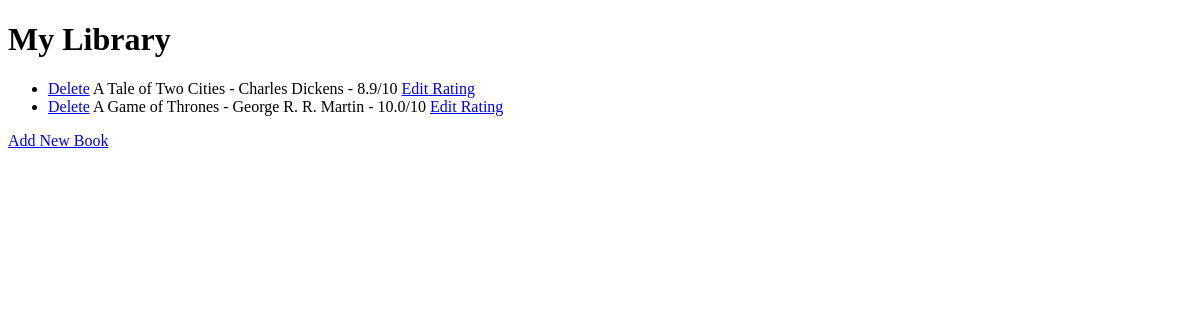
The app's page /, older data.
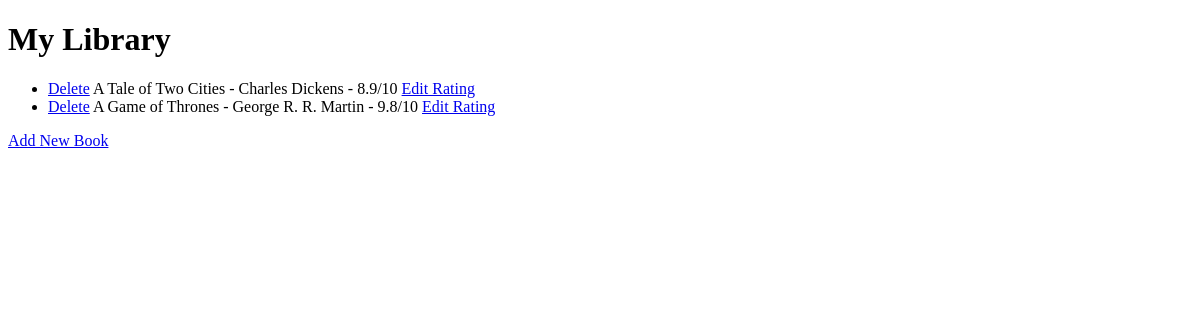
The same page, newer data.
### main.py (models this page shows)
class Book(db.Model):
    id = db.Column(db.Integer, primary_key=True)
    title = db.Column(db.String(250), unique=True, nullable=False)
    author = db.Column(db.String(250), nullable=False)
    rating = db.Column(db.Float, nullable=False)
    def __repr__(self):
        return f'<Book {self.title}'

### main.py (the view)
@app.route('/')
def home():
    if os.path.isfile("books.db"):
        all_books = db.session.query(Book).all()
        print(all_books)
        return render_template("index.html", books=all_books)
    else:
        return render_template("index.html", books=[''])

### templates/index.html (shortened to what this page needs)
<!DOCTYPE html>
<html lang="en">
<head>
</head>
<body>
<h1>My Library</h1>
    <ul>
        {% for book in books %}
        <li><a href="{{ url_for('delete', id=book.id) }}">Delete</a> {{book.title}} - {{book.author}} - {{book.rating}}/10 <a href="{{ url_for('edit', id=book.id) }}">Edit Rating</a></li>
        {% endfor %}
    </ul>
<a href="{{ url_for('add') }}">Add New Book</a>
</body>
</html>

Row changes from the older to the newer data that the page shows:
changed Book "A Game of Thrones": rating "10.0" → "9.8"
